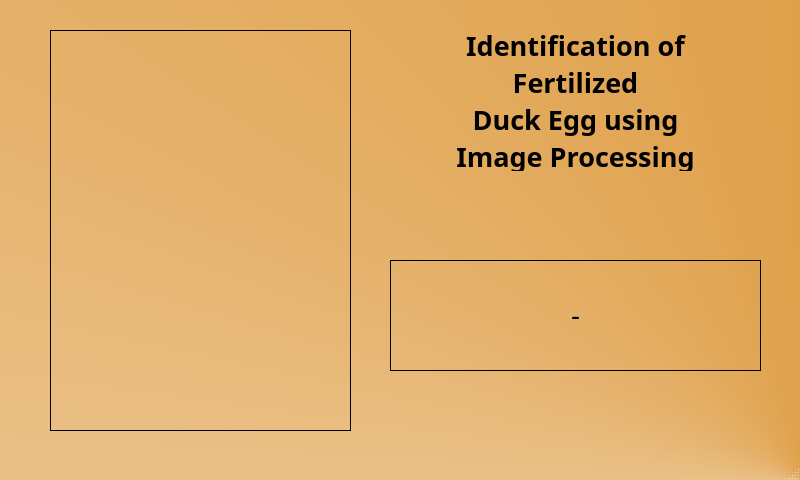
<?xml version="1.0" encoding="UTF-8"?>
<ui version="4.0">
 <class>MainWindow</class>
 <widget class="QMainWindow" name="MainWindow">
  <property name="geometry">
   <rect>
    <x>0</x>
    <y>0</y>
    <width>800</width>
    <height>480</height>
   </rect>
  </property>
  <property name="windowTitle">
   <string>MainWindow</string>
  </property>
  <property name="styleSheet">
   <string notr="true">#MainWindow
{
background-color: qconicalgradient(cx:1, cy:1, angle:0, stop:0 rgba(213, 130, 16, 255), stop:1 rgba(255, 255, 255, 255));
}</string>
  </property>
  <widget class="QWidget" name="centralwidget">
   <widget class="QLabel" name="imageLabel">
    <property name="geometry">
     <rect>
      <x>50</x>
      <y>30</y>
      <width>301</width>
      <height>401</height>
     </rect>
    </property>
    <property name="frameShape">
     <enum>QFrame::Box</enum>
    </property>
    <property name="text">
     <string/>
    </property>
   </widget>
   <widget class="QLabel" name="titleLabel">
    <property name="geometry">
     <rect>
      <x>390</x>
      <y>30</y>
      <width>371</width>
      <height>141</height>
     </rect>
    </property>
    <property name="font">
     <font>
      <family>Segoe UI Semibold</family>
      <pointsize>20</pointsize>
      <weight>75</weight>
      <bold>true</bold>
     </font>
    </property>
    <property name="text">
     <string>Identification of 
Fertilized 
Duck Egg using 
Image Processing</string>
    </property>
    <property name="alignment">
     <set>Qt::AlignCenter</set>
    </property>
   </widget>
   <widget class="QLabel" name="classificationLabel">
    <property name="geometry">
     <rect>
      <x>390</x>
      <y>260</y>
      <width>371</width>
      <height>111</height>
     </rect>
    </property>
    <property name="font">
     <font>
      <pointsize>20</pointsize>
     </font>
    </property>
    <property name="frameShape">
     <enum>QFrame::Box</enum>
    </property>
    <property name="text">
     <string>-</string>
    </property>
    <property name="alignment">
     <set>Qt::AlignCenter</set>
    </property>
   </widget>
  </widget>
  <widget class="QMenuBar" name="menubar">
   <property name="geometry">
    <rect>
     <x>0</x>
     <y>0</y>
     <width>800</width>
     <height>26</height>
    </rect>
   </property>
  </widget>
  <widget class="QStatusBar" name="statusbar"/>
 </widget>
 <resources/>
 <connections/>
</ui>
